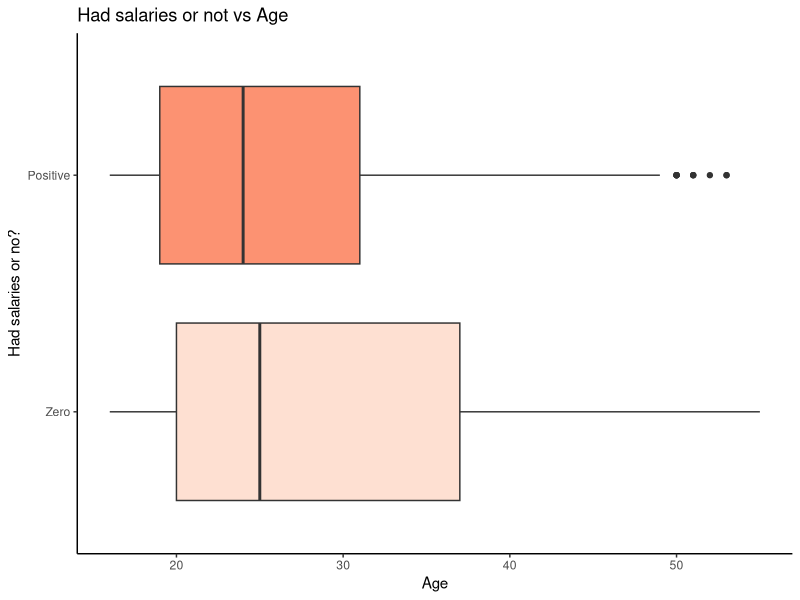
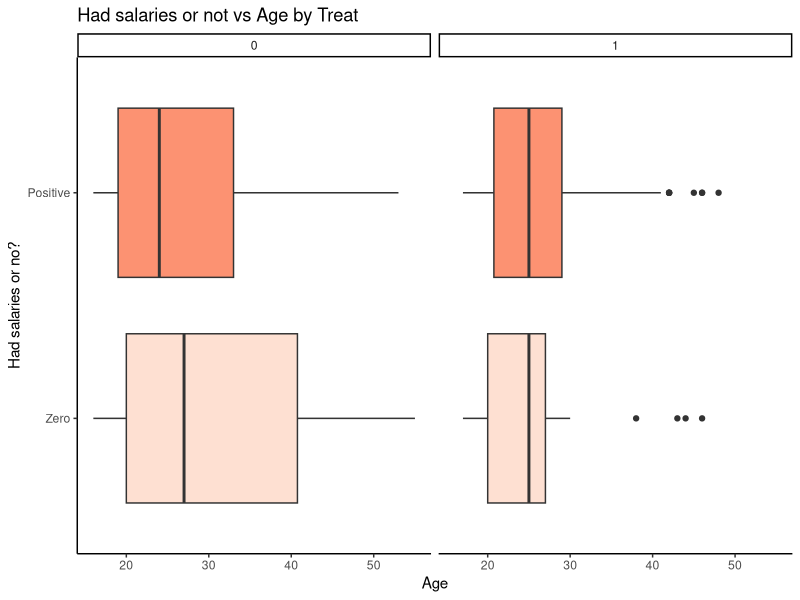
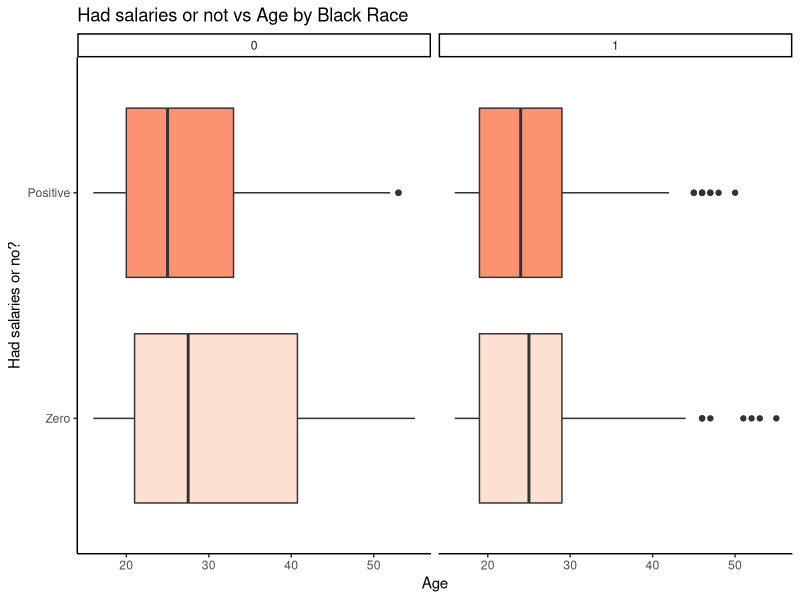
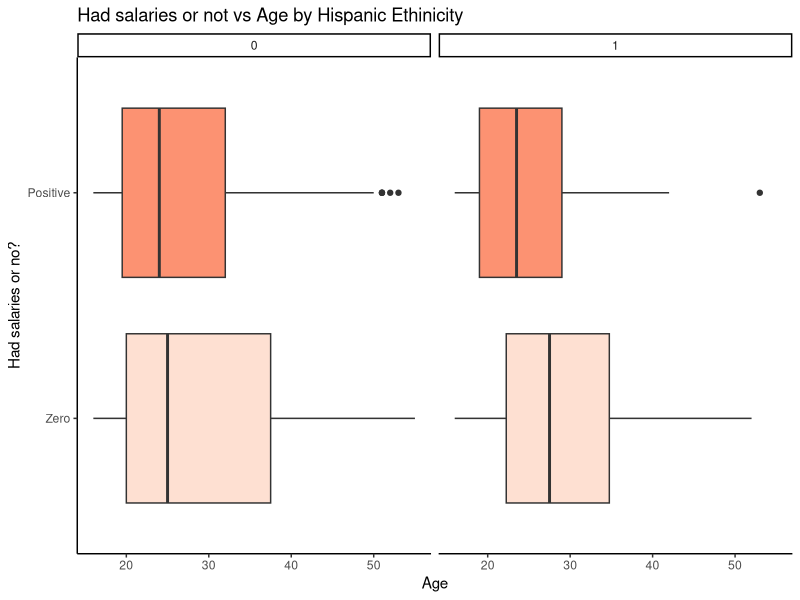
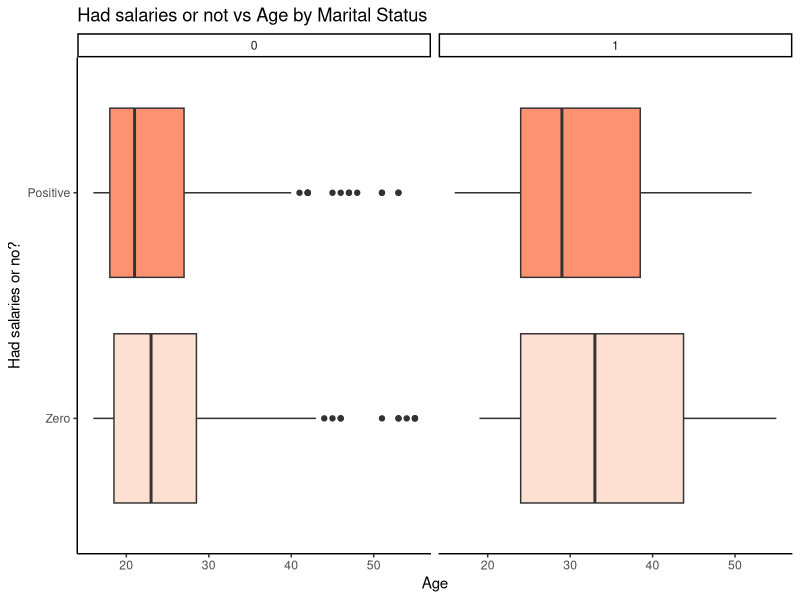
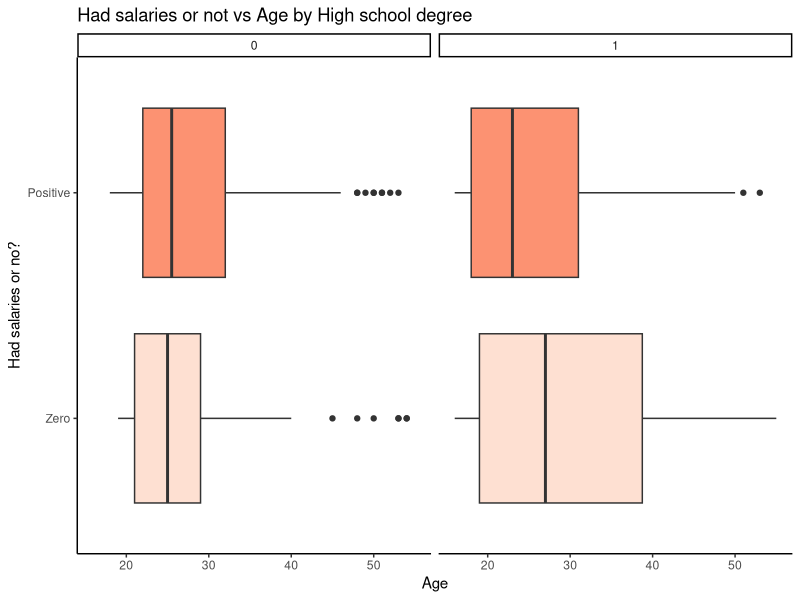
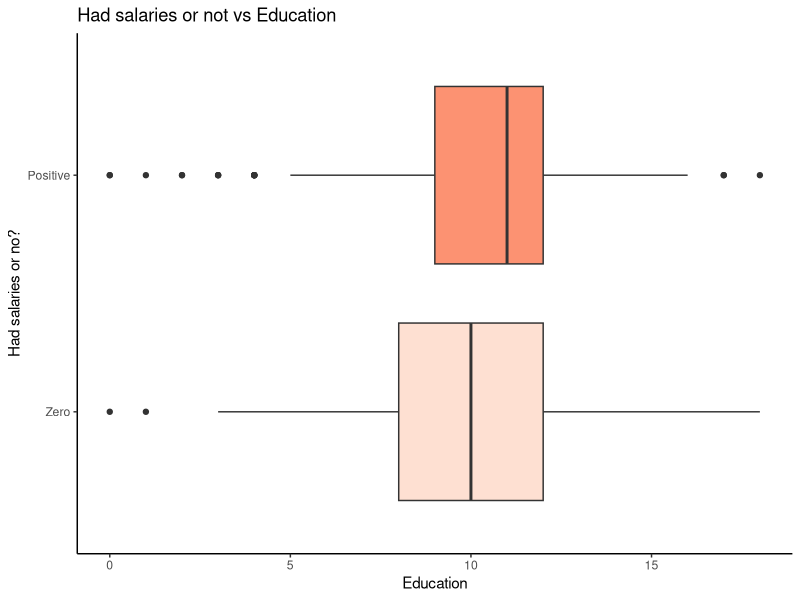
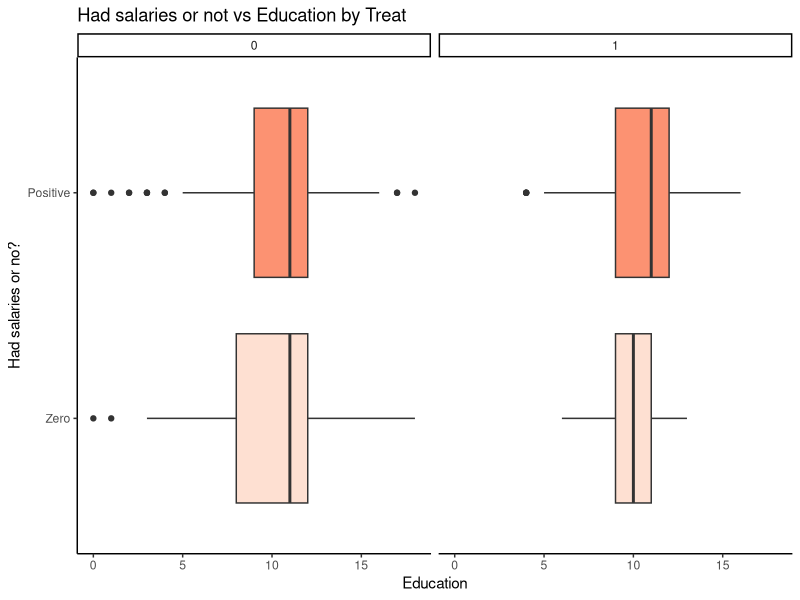

The R script that drew these images, in order: (Note: this script raises an error after producing the figures.)
###### Clear environment and load libraries
rm(list = ls())
library(ggplot2)
library(rms)
library(MASS)
library(arm)
library(pROC)
library(e1071)
library(caret)
library(dplyr)
library(tidyr)
require(gridExtra)

###### Load the data
lalondedata <-
  read.table(
    "lalondedata.txt",
    header = TRUE,
    sep = ",",
    colClasses = c(
      "factor",
      "factor",
      "numeric",
      "numeric",
      "factor",
      "factor",
      "factor",
      "factor",
      "numeric",
      "numeric",
      "numeric"
    )
  )

lalondedata$earn <- ifelse(lalondedata$re78 > 0, 1, 0)

lalondedata$earnf <-
  factor(
    ifelse(lalondedata$re78 > 0, 1, 0),
    levels = c(0, 1),
    labels = c("Zero", "Positive")
  )

###### Exploratory data analysis
# earn vs age
ggplot(lalondedata, aes(x = earnf, y = age, fill = earnf)) +
  geom_boxplot() + coord_flip() +
  scale_fill_brewer(palette = "Reds") +
  labs(title = "Had salaries or not vs Age",
       x = "Had salaries or no?", y = "Age") +
  theme_classic() + theme(legend.position = "none")

# earn vs age by treat
ggplot(lalondedata, aes(x = earnf, y = age, fill = earnf)) +
  geom_boxplot() + coord_flip() +
  scale_fill_brewer(palette = "Reds") +
  labs(title = "Had salaries or not vs Age by Treat",
       x = "Had salaries or no?", y = "Age") +
  theme_classic() + theme(legend.position = "none") +
  facet_wrap(~ treat)

# earn vs age by black
ggplot(lalondedata, aes(x = earnf, y = age, fill = earnf)) +
  geom_boxplot() + coord_flip() +
  scale_fill_brewer(palette = "Reds") +
  labs(title = "Had salaries or not vs Age by Black Race",
       x = "Had salaries or no?", y = "Age") +
  theme_classic() + theme(legend.position = "none") +
  facet_wrap(~ black)

# earn vs age by hispan
ggplot(lalondedata, aes(x = earnf, y = age, fill = earnf)) +
  geom_boxplot() + coord_flip() +
  scale_fill_brewer(palette = "Reds") +
  labs(title = "Had salaries or not vs Age by Hispanic Ethinicity",
       x = "Had salaries or no?", y = "Age") +
  theme_classic() + theme(legend.position = "none") +
  facet_wrap(~ hispan)

# earn vs age by married
ggplot(lalondedata, aes(x = earnf, y = age, fill = earnf)) +
  geom_boxplot() + coord_flip() +
  scale_fill_brewer(palette = "Reds") +
  labs(title = "Had salaries or not vs Age by Marital Status",
       x = "Had salaries or no?", y = "Age") +
  theme_classic() + theme(legend.position = "none") +
  facet_wrap(~ married)

# earn vs age by nodegree
ggplot(lalondedata, aes(x = earnf, y = age, fill = earnf)) +
  geom_boxplot() + coord_flip() +
  scale_fill_brewer(palette = "Reds") +
  labs(title = "Had salaries or not vs Age by High school degree",
       x = "Had salaries or no?", y = "Age") +
  theme_classic() + theme(legend.position = "none") +
  facet_wrap(~ nodegree)

# earn vs educ
ggplot(lalondedata, aes(x = earnf, y = educ, fill = earnf)) +
  geom_boxplot() + coord_flip() +
  scale_fill_brewer(palette = "Reds") +
  labs(title = "Had salaries or not vs Education",
       x = "Had salaries or no?", y = "Education") +
  theme_classic() + theme(legend.position = "none")

# earn vs educ by treat
ggplot(lalondedata, aes(x = earnf, y = educ, fill = earnf)) +
  geom_boxplot() + coord_flip() +
  scale_fill_brewer(palette = "Reds") +
  labs(title = "Had salaries or not vs Education by Treat",
       x = "Had salaries or no?", y = "Education") +
  theme_classic() + theme(legend.position = "none") +
  facet_wrap(~ treat)

# earn vs educ by black
ggplot(lalondedata, aes(x = earnf, y = educ, fill = earnf)) +
  geom_boxplot() + coord_flip() +
  scale_fill_brewer(palette = "Reds") +
  labs(title = "Had salaries or not vs Education by Black Race",
       x = "Had salaries or no?", y = "Education") +
  theme_classic() + theme(legend.position = "none") +
  facet_wrap(~ black)

# earn vs educ by hispan
ggplot(lalondedata, aes(x = earnf, y = educ, fill = earnf)) +
  geom_boxplot() + coord_flip() +
  scale_fill_brewer(palette = "Reds") +
  labs(title = "Had salaries or not vs Education by Hispanic Ethinicity",
       x = "Had salaries or no?", y = "Education") +
  theme_classic() + theme(legend.position = "none") +
  facet_wrap(~ hispan)

# earn vs educ by married
ggplot(lalondedata, aes(x = earnf, y = educ, fill = earnf)) +
  geom_boxplot() + coord_flip() +
  scale_fill_brewer(palette = "Reds") +
  labs(title = "Had salaries or not vs Education by Marital Status",
       x = "Had salaries or no?", y = "Education") +
  theme_classic() + theme(legend.position = "none") +
  facet_wrap(~ married)

# earn vs educ by nodegree
ggplot(lalondedata, aes(x = earnf, y = educ, fill = earnf)) +
  geom_boxplot() + coord_flip() +
  scale_fill_brewer(palette = "Reds") +
  labs(title = "Had salaries or not vs Education by High school degree",
       x = "Had salaries or no?", y = "Education") +
  theme_classic() + theme(legend.position = "none") +
  facet_wrap(~ nodegree)

# earn vs treat
t1 <-
  round(apply(table(lalondedata[, c("earnf", "treat")]) /
                sum(table(lalondedata[, c("earnf", "treat")])),
              2, function(x)
                x / sum(x)), 4)
t2 <-
  round(apply(table(lalondedata[, c("earnf", "black")]) /
                sum(table(lalondedata[, c("earnf", "black")])),
              2, function(x)
                x / sum(x)), 4)
t3 <-
  round(apply(table(lalondedata[, c("earnf", "hispan")]) /
                sum(table(lalondedata[, c("earnf", "hispan")])),
              2, function(x)
                x / sum(x)), 4)
t4 <-
  round(apply(table(lalondedata[, c("earnf", "married")]) /
                sum(table(lalondedata[, c("earnf", "married")])),
              2, function(x)
                x / sum(x)), 4)
t5 <-
  round(apply(table(lalondedata[, c("earnf", "nodegree")]) /
                sum(table(lalondedata[, c("earnf", "nodegree")])),
              2, function(x)
                x / sum(x)), 4)

chitest1 <- chisq.test(table(lalondedata[, c("earnf", "treat")]))
chitest2 <- chisq.test(table(lalondedata[, c("earnf", "black")]))
chitest3 <- chisq.test(table(lalondedata[, c("earnf", "hispan")]))
chitest4 <- chisq.test(table(lalondedata[, c("earnf", "married")]))
chitest5 <- chisq.test(table(lalondedata[, c("earnf", "nodegree")]))

black0 <- lalondedata %>%
  filter(black == 0)
black1 <- lalondedata %>%
  filter(black == 1)
apply(table(black0[, c("earnf", "treat")]) / sum(table(black0[, c("earnf", "treat")])),
      2, function(x)
        x / sum(x))
apply(table(black1[, c("earnf", "treat")]) / sum(table(black1[, c("earnf", "treat")])),
      2, function(x)
        x / sum(x))
# + black:treat

hispan0 <- lalondedata %>%
  filter(hispan == 0)
hispan1 <- lalondedata %>%
  filter(hispan == 1)
apply(table(hispan0[, c("earnf", "treat")]) / sum(table(hispan0[, c("earnf", "treat")])),
      2, function(x)
        x / sum(x))
apply(table(hispan1[, c("earnf", "treat")]) / sum(table(hispan1[, c("earnf", "treat")])),
      2, function(x)
        x / sum(x))
# + treat:hispan

married0 <- lalondedata %>%
  filter(married == 0)
married1 <- lalondedata %>%
  filter(married == 1)
apply(table(married0[, c("earnf", "treat")]) / sum(table(married0[, c("earnf", "treat")])),
      2, function(x)
        x / sum(x))
apply(table(married1[, c("earnf", "treat")]) / sum(table(married1[, c("earnf", "treat")])),
      2, function(x)
        x / sum(x))
# ~ treat:married

nodegree0 <- lalondedata %>%
  filter(nodegree == 0)
nodegree1 <- lalondedata %>%
  filter(nodegree == 1)
apply(table(nodegree0[, c("earnf", "treat")]) / sum(table(nodegree0[, c("earnf", "treat")])),
      2, function(x)
        x / sum(x))
apply(table(nodegree1[, c("earnf", "treat")]) / sum(table(nodegree1[, c("earnf", "treat")])),
      2, function(x)
        x / sum(x))
# - treat:nodegree

black0 <- lalondedata %>%
  filter(black == 0)
black1 <- lalondedata %>%
  filter(black == 1)
apply(table(black0[, c("earnf", "married")]) / sum(table(black0[, c("earnf", "married")])),
      2, function(x)
        x / sum(x))
apply(table(black1[, c("earnf", "married")]) / sum(table(black1[, c("earnf", "married")])),
      2, function(x)
        x / sum(x))
# + married:black

black0 <- lalondedata %>%
  filter(black == 0)
black1 <- lalondedata %>%
  filter(black == 1)
apply(table(black0[, c("earnf", "nodegree")]) / sum(table(black0[, c("earnf", "nodegree")])),
      2, function(x)
        x / sum(x))
apply(table(black1[, c("earnf", "nodegree")]) / sum(table(black1[, c("earnf", "nodegree")])),
      2, function(x)
        x / sum(x))
# + nodegree:black

hispan0 <- lalondedata %>%
  filter(hispan == 0)
hispan1 <- lalondedata %>%
  filter(hispan == 1)
apply(table(hispan0[, c("earnf", "nodegree")]) / sum(table(hispan0[, c("earnf", "nodegree")])),
      2, function(x)
        x / sum(x))
apply(table(hispan1[, c("earnf", "nodegree")]) / sum(table(hispan1[, c("earnf", "nodegree")])),
      2, function(x)
        x / sum(x))
# + nodegree:hispan

hispan0 <- lalondedata %>%
  filter(hispan == 0)
hispan1 <- lalondedata %>%
  filter(hispan == 1)
apply(table(hispan0[, c("earnf", "married")]) / sum(table(hispan0[, c("earnf", "married")])),
      2, function(x)
        x / sum(x))
apply(table(hispan1[, c("earnf", "married")]) / sum(table(hispan1[, c("earnf", "married")])),
      2, function(x)
        x / sum(x))
# + hispan:married

nodegree0 <- lalondedata %>%
  filter(nodegree == 0)
nodegree1 <- lalondedata %>%
  filter(nodegree == 1)
apply(table(nodegree0[, c("earnf", "married")]) / sum(table(nodegree0[, c("earnf", "married")])),
      2, function(x)
        x / sum(x))
apply(table(nodegree1[, c("earnf", "married")]) / sum(table(nodegree1[, c("earnf", "married")])),
      2, function(x)
        x / sum(x))
# + nodegree:married

#binned plots
par(mfcol = c(1, 1))
binnedplot(
  x = lalondedata$age,
  y = lalondedata$earn,
  xlab = "Age",
  ylim = c(0, 1),
  col.pts = "navy",
  ylab = "Had salaries or not ",
  main = "Binned Plot for Had salaries or not  w.r.t \nAge",
  col.int = "white"
)

binnedplot(
  x = lalondedata$educ,
  y = lalondedata$earn,
  xlab = "Education",
  ylim = c(0, 1),
  col.pts = "navy",
  ylab = "Had salaries or not ",
  main = "Binned Plot for Had salaries or not  w.r.t \nEducation",
  col.int = "white"
)

###### Model fitting
lalondedata$agec <- lalondedata$age - mean(lalondedata$age)
lalondedata$agec2 <- lalondedata$agec ^ 2
lalondedata$educc <- lalondedata$educ - mean(lalondedata$educ)

ModelNull <-
  glm(earn ~ treat + black + agec + agec2,
      data = lalondedata,
      family = binomial)
summary(ModelNull)

ModelFull <-
  glm(
    earn ~ (agec + educc + treat + black + hispan + married + nodegree) ^ 2 + agec2,
    data = lalondedata,
    family = binomial
  )
summary(ModelFull)

Model_stepwise_aic <- step(ModelNull,
                           scope = ModelFull,
                           direction = "both",
                           trace = 0)
summary(Model_stepwise_aic)

Model_forward_aic <- step(ModelNull,
                          scope = ModelFull,
                          direction = "forward",
                          trace = 0)
summary(Model_forward_aic)

Model_backward_aic <- step(ModelNull,
                           scope = ModelFull,
                           direction = "backward",
                           trace = 0)
summary(Model_backward_aic)

Model1 <-
  glm(earn ~ treat + black + agec + agec2 + agec:treat,
      data = lalondedata,
      family = binomial)
summary(Model1)
anova(ModelNull, Model1, test = "Chisq")

Model2 <-
  glm(
    earn ~ treat + black + agec + agec2 + agec:treat + educ + educ:black,
    data = lalondedata,
    family = binomial
  )
summary(Model2)
anova(Model1, Model2, test = "Chisq")

Model3 <-
  glm(
    earn ~ treat + black + agec + agec2 + agec:treat + hispan + hispan:educ,
    data = lalondedata,
    family = binomial
  )
summary(Model3)
anova(Model1, Model3, test = "Chisq")

Model4 <-
  glm(
    earn ~ treat + black + agec + agec2 + agec:treat +  married + married:educc,
    data = lalondedata,
    family = binomial
  )
summary(Model4)
anova(Model1, Model4, test = "Chisq")

Model5 <-
  glm(
    earn ~ treat + black + agec + agec2 + agec:treat +  nodegree + nodegree:agec,
    data = lalondedata,
    family = binomial
  )
summary(Model5)
anova(Model1, Model5, test = "Chisq")

Model6 <-
  glm(
    earn ~ treat + black + agec + agec2 + agec:treat +  nodegree + nodegree:agec + nodegree:educ,
    data = lalondedata,
    family = binomial
  )
summary(Model6)
anova(Model1, Model6, test = "Chisq")

Model7 <-
  glm(
    earn ~ earn ~ treat + black + agec + agec2 + agec:treat +  nodegree + nodegree:agec +
      treat:black + treat:hispan + treat:married + treat:nodegree +
      black:hispan + black:married + black:nodegree +
      hispan:married + hispan:nodegree +
      nodegree:married + hispan + married,
    data = lalondedata,
    family = binomial
  )
summary(Model7)
anova(Model6, Model7, test = "Chisq")

Model8 <- step(Model5,
               scope = Model7,
               direction = "both",
               trace = 0)
summary(Model8)

Model9 <- step(Model5,
               scope = Model7,
               direction = "forward",
               trace = 0)
summary(Model9)

Model10 <- step(Model5,
                scope = Model7,
                direction = "backward",
                trace = 0)
summary(Model10)

Model11 <-
  glm(
    earn ~ treat + black + agec + agec2 + agec:treat +  nodegree + nodegree:agec +
      hispan + married + hispan:married,
    data = lalondedata,
    family = binomial
  )
summary(Model11)
anova(Model5, Model11, test = "Chisq")

Model12 <-
  glm(
    earn ~ treat + black + agec + agec2 + agec:treat +
      hispan + married + hispan:married,
    data = lalondedata,
    family = binomial
  )
summary(Model12)
anova(Model12, Model11, test = "Chisq")

FinalModel <- Model11
summary(FinalModel)

Model13 <-  glm(
  earn ~ treat + race + agec + agec2 + agec:treat++married + race:married,
  data = lalondedata,
  family = binomial
)
summary(Model13)

Model14 <- glm(
  earn ~ treat + black + agec + agec2 + hispan + married + agec:treat +
    nodegree + nodegree:agec + hispan:married + black:treat,
  data = lalondedata,
  family = binomial
)
summary(Model14)
anova(Model11, Model14, test = "Chisq")
# - black:treat

Model15 <- glm(
  earn ~ treat + black + agec + agec2 + hispan + married + agec:treat +
    nodegree + nodegree:agec + hispan:married + treat:hispan,
  data = lalondedata,
  family = binomial
)
summary(Model15)
anova(Model11, Model15, test = "Chisq")
# + treat:hispan

Model16 <- glm(
  earn ~ treat + black + agec + agec2 + hispan + married + agec:treat +
    nodegree + nodegree:agec + hispan:married  + treat:hispan + treat:married,
  data = lalondedata,
  family = binomial
)
summary(Model16)
anova(Model15, Model16, test = "Chisq")

Model17 <- glm(
  earn ~ treat + black + agec + agec2 + hispan + married + agec:treat +
    nodegree + nodegree:agec + hispan:married  + treat:hispan + married:black,
  data = lalondedata,
  family = binomial
)
summary(Model17)
anova(Model15, Model17, test = "Chisq")

Model18 <- glm(
  earn ~ treat + black + agec + agec2 + hispan + married + agec:treat +
    nodegree + nodegree:agec + hispan:married  + treat:hispan + nodegree:black,
  data = lalondedata,
  family = binomial
)
summary(Model18)
anova(Model15, Model18, test = "Chisq")

Model19 <- glm(
  earn ~ treat + black + agec + agec2 + hispan + married + agec:treat +
    nodegree + nodegree:agec + hispan:married  + treat:hispan + nodegree:hispan,
  data = lalondedata,
  family = binomial
)
summary(Model19)
anova(Model15, Model19, test = "Chisq")

Model20 <- glm(
  earn ~ treat + black + agec + agec2 + hispan + married + agec:treat +
    nodegree + nodegree:agec + hispan:married  + treat:hispan + nodegree:married,
  data = lalondedata,
  family = binomial
)
summary(Model20)
anova(Model15, Model20, test = "Chisq")

anova(Model11, Model15, test = "Chisq")

Model21 <- step(Model11,
                scope = Model15,
                direction = "both",
                trace = 0)
summary(Model21)
# Model21 = Model11

FinalModel <- Model11
summary(FinalModel)


###### Model fitting
rawresid <- residuals(FinalModel, "resp")

#binned residual plots
par(mfrow = c(1, 1))
binnedplot(
  x = fitted(FinalModel),
  y = rawresid,
  xlab = "Pred. probabilities",
  col.int = "red4",
  ylab = "Avg. residuals",
  main = "Binned residual plot",
  col.pts = "navy"
)

binnedplot(
  x = lalondedata$agec,
  y = rawresid,
  xlab = "Age (Centered)",
  col.int = "red4",
  ylab = "Avg. residuals",
  main = "Binned residual plot",
  col.pts = "navy"
)

binnedplot(
  x = lalondedata$educc,
  y = rawresid,
  xlab = "Education (Centered)",
  col.int = "red4",
  ylab = "Avg. residuals",
  main = "Binned residual plot",
  col.pts = "navy"
)


######## Model Validation
Conf_mat <-
  confusionMatrix(as.factor(ifelse(
    fitted(FinalModel) >= mean(lalondedata$earn), "1", "0"
  )),
  as.factor(lalondedata$earn), positive = "1")
Conf_mat$table
Conf_mat$overall["Accuracy"]
Conf_mat$byClass[c("Sensitivity", "Specificity")]

roc(
  lalondedata$earn,
  fitted(FinalModel),
  plot = T,
  print.thres = "best",
  legacy.axes = T,
  print.auc = T,
  col = "red3",
  quiet = TRUE
)

###### Confidence Interval
confint(FinalModel)
